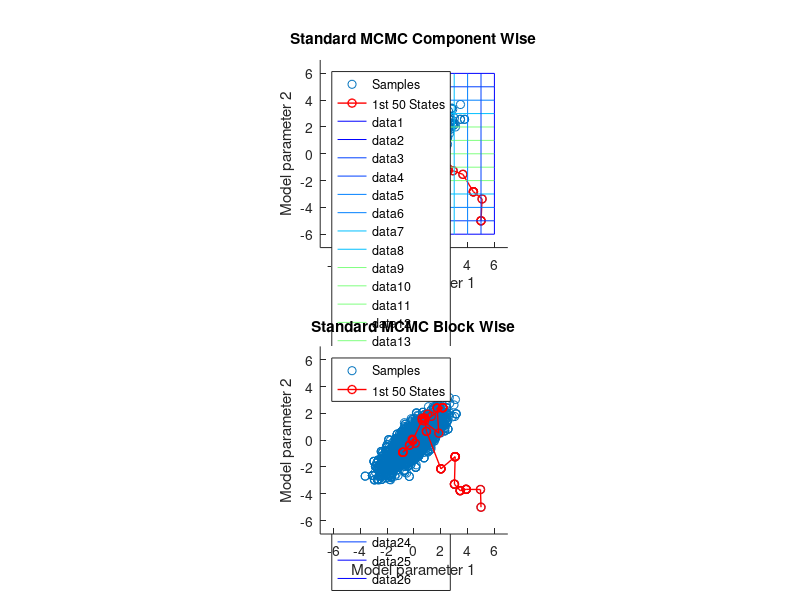

The MATLAB script that drew this image: (Note: this script raises an error after producing the figure.)
%Now a standard MCMC for 2 variables
%--------------------------------------------------
% EXAMPLE 2: METROPOLIS-HASTINGS
% COMPONENT-WISE SAMPLING OF BIVARIATE NORMAL
clear all
close all
clc

%start random seed
rand('seed' ,12345);
 
% TARGET DISTRIBUTION
p = inline('mvnpdf(x,[0 0],[1 0.8;0.8 1])','x');

%iterations to do 
nSamples = 5000;
propSigma = 1;      % PROPOSAL VARIANCE

%values used to plot ylim xlim
minn = [-7 -7];
maxn = [ 7  7];
 
% INITIALIZE COMPONENT-WISE SAMPLER
x = zeros(nSamples,2);
xCurrent(1) = 5;
xCurrent(2) = -5;

dims = 1:2; % INDICES INTO EACH DIMENSION
%first state t=1
t = 1;
%initialize parameters
x(t,1) = xCurrent(1);
x(t,2) = xCurrent(2);
 
% RUN SAMPLER
while t < nSamples
    t = t + 1;
    for iD = 1:2 % LOOP OVER DIMENSIONS
 
        % SAMPLE PROPOSAL
        xStar = normrnd(xCurrent(:,iD), propSigma);
 
        % NOTE: CORRECTION FACTOR c=1 BECAUSE
        % N(mu,1) IS SYMMETRIC, NO NEED TO CALCULATE
 
        % CALCULATE THE ACCEPTANCE PROBABILITY
        pratio = p([xStar xCurrent(dims~=iD)])/ ...
        p([xCurrent(1) xCurrent(2)]);
        alpha = min([1, pratio]);
 
        % ACCEPT OR REJECT?
        u = rand;
        if u < alpha
            xCurrent(iD) = xStar;
        end
    end
 
    % UPDATE SAMPLES
    x(t,:) = xCurrent;
end


% DISPLAY
cols = colormap(jet(13));
figure(1),subplot(211)
scatter(x(:,1),x(:,2),'k.'),hold on;
plot(x(1:50,1),x(1:50,2),'ro-','Linewidth',1);
axis equal
xlim([minn(1) maxn(1)]); ylim([minn(2) maxn(2)]);
legend({'Samples','1st 50 States'},'Location','Northwest')
title('Standard MCMC Component Wise')
idx = [1 2 3 4 7 7 7 7 7 4 3 2 1];
ii = 1;
for i=-6:6
 line1 = ones(13,1)*i;
 line2 = -6:6;
 plot(line1,line2,'Color',cols(idx(ii),:))
 plot(line2,line1,'Color',cols(idx(ii),:))
 ii = ii + 1;
end 
xlabel('Model parameter 1')
ylabel('Model parameter 2')


mccw = x;

%------------------------------------------------------
% EXAMPLE 1: METROPOLIS-HASTINGS
% BLOCK-WISE SAMPLER (BIVARIATE NORMAL)
rand('seed' ,12345);
 
D = 2; % # VARIABLES
nBurnIn = 100;
 
% TARGET DISTRIBUTION IS A 2D NORMAL WITH STRONG COVARIANCE
p = inline('mvnpdf(x,[0 0],[1 0.8;0.8 1])','x');
 
% PROPOSAL DISTRIBUTION STANDARD 2D GUASSIAN
q = inline('mvnpdf(x,mu)','x','mu');

% iterations 
nSamples = 5000;

 
% INITIALIZE BLOCK-WISE SAMPLER
t = 1;
x = zeros(nSamples,2);
x(1,:) = [5 -5];
 
% RUN SAMPLER
while t < nSamples
    t = t + 1;
 
    % SAMPLE FROM PROPOSAL
    xStar = mvnrnd(x(t-1,:),eye(D));
 
    % CORRECTION FACTOR (SHOULD EQUAL 1)
    c = q(x(t-1,:),xStar)/q(xStar,x(t-1,:));
 
    % CALCULATE THE M-H ACCEPTANCE PROBABILITY
    alpha = min([1, p(xStar)/p(x(t-1,:))]);
 
    % ACCEPT OR REJECT?
    u = rand;
    if u < alpha
        x(t,:) = xStar;
    else
        x(t,:) = x(t-1,:);
    end
end
 
% DISPLAY
figure(1),subplot(212)
scatter(x(:,1),x(:,2),'k.'); hold on;
plot(x(1:50,1),x(1:50,2),'ro-','Linewidth',1);
axis equal
xlim([minn(1) maxn(1)]); ylim([minn(2) maxn(2)]);
legend({'Samples','1st 50 States'},'Location','Northwest')
title('Standard MCMC Block Wise')
xlabel('Model parameter 1')
ylabel('Model parameter 2')
for i=1:30
  circle(x(i,1),x(i,2),0.5,i,20)
end

mcbw = x;
